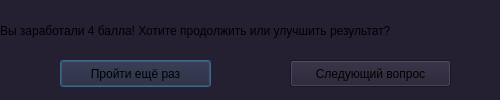
<?xml version="1.0" encoding="UTF-8"?>
<ui version="4.0">
 <class>Dialog</class>
 <widget class="QDialog" name="Dialog">
  <property name="geometry">
   <rect>
    <x>0</x>
    <y>0</y>
    <width>500</width>
    <height>100</height>
   </rect>
  </property>
  <property name="windowTitle">
   <string>Обучающая система</string>
  </property>
  <property name="styleSheet">
   <string notr="true">background-color: rgb(36, 31, 49);</string>
  </property>
  <widget class="QLabel" name="label">
   <property name="geometry">
    <rect>
     <x>0</x>
     <y>10</y>
     <width>491</width>
     <height>41</height>
    </rect>
   </property>
   <property name="font">
    <font/>
   </property>
   <property name="text">
    <string>Вы заработали 4 балла! Хотите продолжить или улучшить результат?</string>
   </property>
  </widget>
  <widget class="QPushButton" name="pushButton_2">
   <property name="geometry">
    <rect>
     <x>60</x>
     <y>60</y>
     <width>151</width>
     <height>27</height>
    </rect>
   </property>
   <property name="text">
    <string>Пройти ещё раз</string>
   </property>
  </widget>
  <widget class="QPushButton" name="pushButton">
   <property name="geometry">
    <rect>
     <x>290</x>
     <y>60</y>
     <width>161</width>
     <height>27</height>
    </rect>
   </property>
   <property name="text">
    <string>Следующий вопрос</string>
   </property>
  </widget>
 </widget>
 <resources/>
 <connections/>
</ui>
